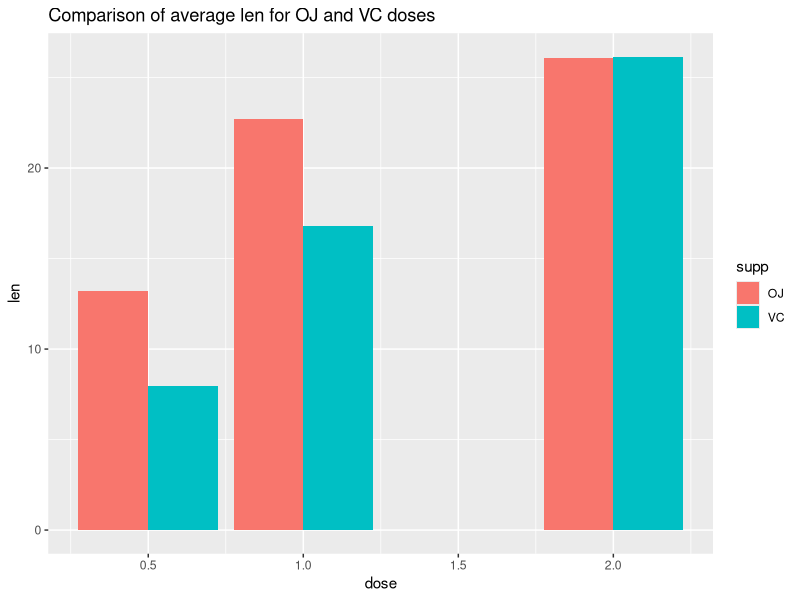
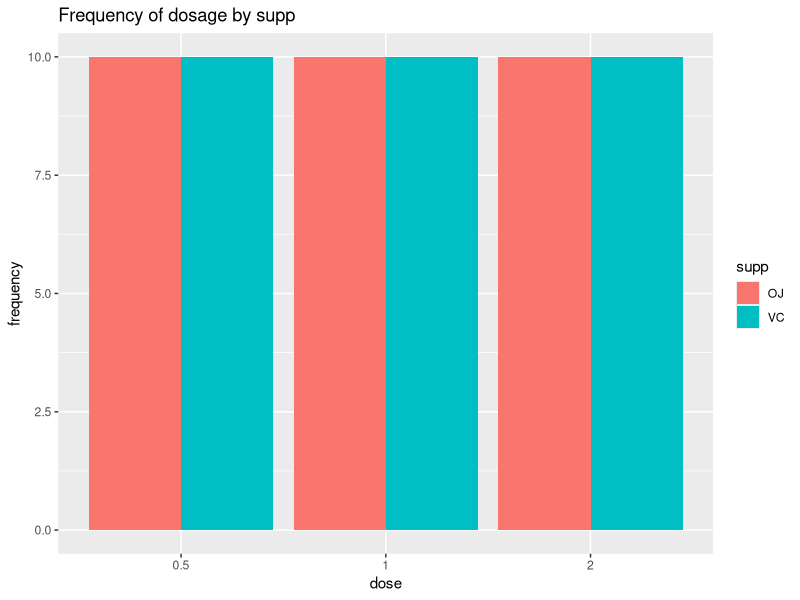

Write R code to recreate these figures, in order.
## ---- chunk 1
library(ggplot2)
library(plyr)

tooth <- ToothGrowth
tooth.agg2 <- aggregate(tooth$len, list(supp = tooth$supp, dose = tooth$dose), mean)
names(tooth.agg2)[3] <- "len"
ggplot(tooth.agg2, aes(x = dose, y = len, fill = supp)) + geom_bar(stat = "identity", position = position_dodge()) + 
        ggtitle("Comparison of average len for OJ and VC doses")

tooth.freq <- table(tooth$supp, tooth$dose)
tooth.freq <- as.data.frame(tooth.freq)
names(tooth.freq) <- c("supp", "dose", "frequency")
ggplot(tooth.freq, aes(x = dose, y = frequency, fill = supp)) + geom_bar(stat = "identity", position = position_dodge()) + ggtitle("Frequency of dosage by supp")
## ---- chunk 2
summary(tooth)
## ---- chunk 3
aggregate(tooth$len, list(supp = tooth$supp), mean)
## ---- chunk 4
ddply(tooth, c("supp", "dose"), summarise, n = length(len), mean = mean(len), sd = sd(len), se = sd/sqrt(n))
## ---- chunk 5
t.test(len ~ supp, data = tooth)
## ---- chunk 6
tooth.subset <- subset(tooth, tooth$dose != 2.0)
t.test(len ~ dose, data = tooth.subset)
## ---- chunk 7
tooth.subset <- subset(tooth, tooth$dose != 1.0)
t.test(len ~ dose, data = tooth.subset)
## ---- chunk 8
tooth.subset <- subset(tooth, tooth$dose != 0.5)
t.test(len ~ dose, data = tooth.subset)
## ---- chunk 9
tooth.subset <- subset(tooth, tooth$dose == 0.5)
t.test(len ~ supp, data = tooth.subset)
## ---- chunk 10
tooth.subset <- subset(tooth, tooth$dose == 1.0)
t.test(len ~ supp, data = tooth.subset)
## ---- chunk 11
tooth.subset <- subset(tooth, tooth$dose == 2.0)
t.test(len ~ supp, data = tooth.subset)
